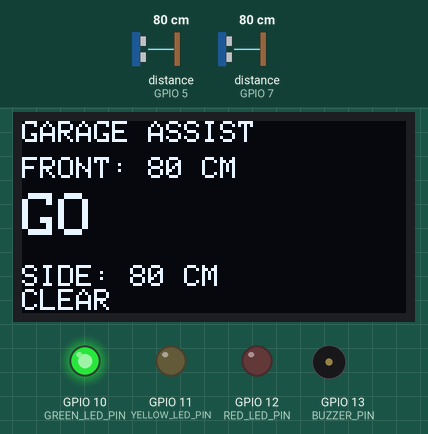
Recording of a program running on a simulated ESP32-S3. Shown: 128×64 one-colour display, output pins drawn as LEDs (lit = HIGH), buzzer (waves = sounding, pin HIGH). Wiring (inferred from the names in the program): 2 × ultrasonic range finder: trigger GPIO 4, echo GPIO 5 / trigger GPIO 6, echo GPIO 7. Inputs (shaded band) come from the test bench; at power-on: distance to the obstacle (sensors on GPIO 5, GPIO 7) 80 cm. The echo pulse lasts 58.3 µs per cm; storage starts empty; pins used as bus, display or sensor lines are not drawn; what the program prints to the serial monitor is not drawn.

Above: at 1.2 s.
1.3 s: distance to the obstacle (sensor on GPIO 5) set to 16 cm
At 2.7 s:
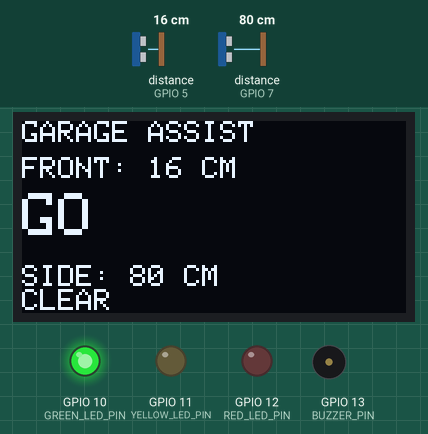
3.2 s: distance to the obstacle (sensor on GPIO 5) set to 12 cm
At 4.7 s:
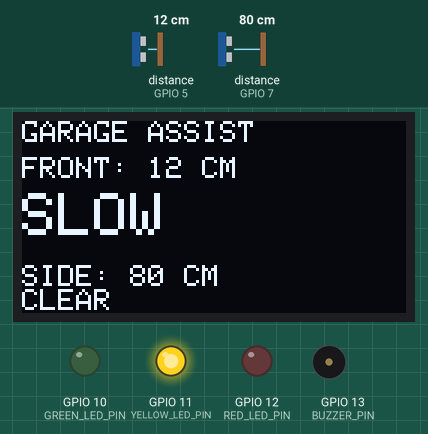
6.2 s: distance to the obstacle (sensor on GPIO 5) set to 6 cm
At 8.05 s:
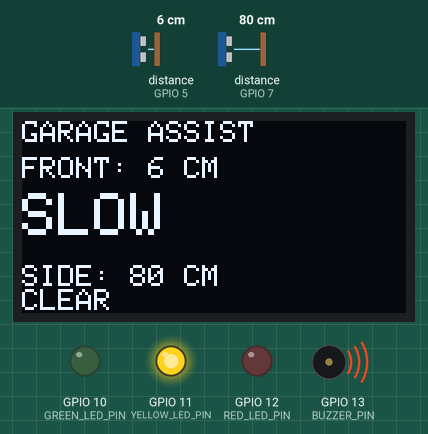
8.5 s: distance to the obstacle (sensor on GPIO 5) set to 3 cm
At 9.17 s:
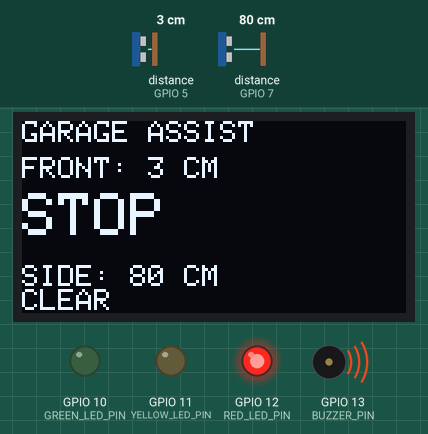
10.9 s: distance to the obstacle (sensor on GPIO 7) set to 4 cm
At 11.78 s:
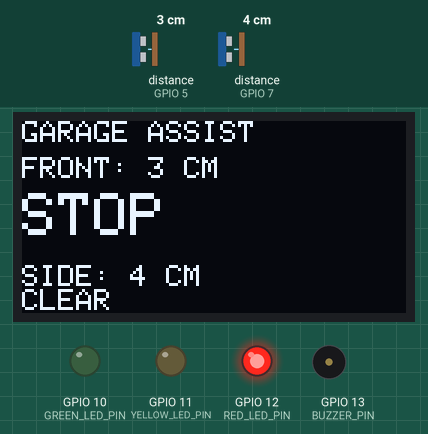
12.9 s: distance to the obstacle (sensor on GPIO 7) set to 2 cm
At 14.41 s:
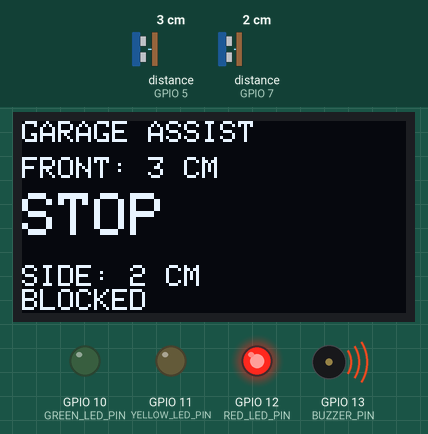
Timing chart, 0 to 16.9 s (numbered marks = the images above; inputs shaded):
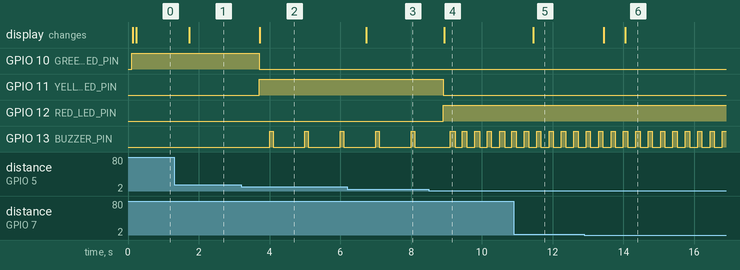

Measured:
- the behaviour switches between 14 and 13 cm on distance to the obstacle (sensor on GPIO 5) (found by bisection; images 1 and 2)
- the behaviour switches between 5 and 4 cm on distance to the obstacle (sensor on GPIO 5) (found by bisection; images 3 and 4)
- the behaviour switches between 3 and 2 cm on distance to the obstacle (sensor on GPIO 7) (found by bisection; images 5 and 6)
- after the input at 1.3 s, the display: changes after 0.43 s (image 1)
- after the input at 3.2 s, GPIO 10 (GREEN_LED_PIN): HIGH → LOW after 0.50 s; GPIO 11 (YELLOW_LED_PIN): LOW → HIGH after 0.50 s; GPIO 13 (BUZZER_PIN): alternates HIGH for 0.10 s and LOW for 0.90 s, starting after 0.80 s; the display: changes after 0.53 s (image 2)
- after the input at 6.2 s, the display: changes after 0.54 s (image 3)
- after the input at 8.5 s, GPIO 11 (YELLOW_LED_PIN): HIGH → LOW after 0.42 s; GPIO 12 (RED_LED_PIN): LOW → HIGH after 0.42 s; GPIO 13 (BUZZER_PIN): alternates HIGH for 0.14 s and LOW for 0.21 s, starting after 0.60 s; the display: changes after 0.44 s (image 4)
- after the input at 10.9 s, the display: changes after 0.55 s (image 5)
- after the input at 12.9 s, the display: first changes after 0.55 s (image 6 shows a later state)

The program:

main.cpp
```cpp
#include <Arduino.h>
#include <WiFi.h>
#include <WebServer.h>
#include <LittleFS.h>
#include <Wire.h>
#include <Adafruit_GFX.h>
#include <Adafruit_SSD1306.h>

constexpr int SCREEN_WIDTH = 128;
constexpr int SCREEN_HEIGHT = 64;

constexpr int OLED_RESET = -1;
constexpr uint8_t OLED_ADDRESS = 0x3C;

Adafruit_SSD1306 display(
    SCREEN_WIDTH,
    SCREEN_HEIGHT,
    &Wire,
    OLED_RESET
);

bool oledAvailable = false;

const char* WIFI_NAME = "GARAGE-ASSIST";
const char* WIFI_PASSWORD = "garage123";

WebServer server(80);

constexpr uint8_t FRONT_TRIGGER_PIN = 4;
constexpr uint8_t FRONT_ECHO_PIN = 5;

constexpr uint8_t SIDE_TRIGGER_PIN = 6;
constexpr uint8_t SIDE_ECHO_PIN = 7;

constexpr uint8_t OLED_SDA_PIN = 8;
constexpr uint8_t OLED_SCL_PIN = 9;

constexpr uint8_t GREEN_LED_PIN = 10;
constexpr uint8_t YELLOW_LED_PIN = 11;
constexpr uint8_t RED_LED_PIN = 12;

constexpr uint8_t BUZZER_PIN = 13;

float frontDistance = -1.0;
float sideDistance = -1.0;

constexpr unsigned long SENSOR_DATA_TIMEOUT_MS =
    1000;

unsigned long lastFrontSuccessTime = 0;
unsigned long lastSideSuccessTime = 0;

constexpr size_t MEASUREMENT_HISTORY_SIZE = 5;

float frontMeasurementHistory[
    MEASUREMENT_HISTORY_SIZE
] = {};

float sideMeasurementHistory[
    MEASUREMENT_HISTORY_SIZE
] = {};

size_t frontMeasurementCount = 0;
size_t sideMeasurementCount = 0;

size_t nextFrontMeasurementIndex = 0;
size_t nextSideMeasurementIndex = 0;

String determineFrontState(float distance)
{
    if (distance < 0.0)
    {
        return "NO_DATA";
    }

    // A modellhez kalibrált határértékek:
    // 0–5 cm: megállás
    // 6–14 cm: lassítás
    // 15 cm felett: szabad út
    if (distance <= 5.0)
    {
        return "STOP";
    }

    if (distance <= 14.0)
    {
        return "SLOW";
    }

    return "GO";
}


String determineSideState(float distance)
{
    static bool blocked = false;
    static unsigned long tooCloseSince = 0;
    static unsigned long clearSince = 0;

    if (distance < 0.0)
    {
        tooCloseSince = 0;
        clearSince = 0;
        return "NO_DATA";
    }

    // Üres garázs: biztosan szabad.
    if (distance >= 10.0)
    {
        blocked = false;
        tooCloseSince = 0;
        clearSince = 0;
    }
    // Csak akkor legyen BLOCKED, ha legalább
    // 0,6 másodpercig folyamatosan túl közel van.
    else if (distance <= 3.0)
    {
        clearSince = 0;

        if (tooCloseSince == 0)
        {
            tooCloseSince = millis();
        }

        if (millis() - tooCloseSince >= 600)
        {
            blocked = true;
        }
    }
    // A középen álló autó normális oldaltávolsága.
    // Stabil mérés után visszaáll CLEAR állapotba.
    else if (distance >= 3.5 && distance <= 4.8)
    {
        tooCloseSince = 0;

        if (clearSince == 0)
        {
            clearSince = millis();
        }

        if (millis() - clearSince >= 800)
        {
            blocked = false;
        }
    }
    // Az 5–6 cm-es téves közeli mérés ne oldja fel
    // a már aktív BLOCKED állapotot.
    else
    {
        tooCloseSince = 0;
        clearSince = 0;
    }

    return blocked ? "BLOCKED" : "CLEAR";
}

float measureDistanceCm(
    uint8_t triggerPin,
    uint8_t echoPin
)
{
    digitalWrite(triggerPin, LOW);
    delayMicroseconds(2);

    digitalWrite(triggerPin, HIGH);
    delayMicroseconds(10);

    digitalWrite(triggerPin, LOW);

    unsigned long echoTime =
        pulseIn(
            echoPin,
            HIGH,
            15000UL
        );

    if (echoTime == 0)
    {
        return -1.0;
    }

    return echoTime * 0.0343 / 2.0;
}

void addMeasurement(
    float measurement,
    float history[],
    size_t& measurementCount,
    size_t& nextMeasurementIndex
)
{
    history[nextMeasurementIndex] =
        measurement;

    nextMeasurementIndex =
        (
            nextMeasurementIndex + 1
        )
        % MEASUREMENT_HISTORY_SIZE;

    if (
        measurementCount
        < MEASUREMENT_HISTORY_SIZE
    )
    {
        measurementCount++;
    }
}


float calculateMedian(
    const float history[],
    size_t measurementCount
)
{
    if (measurementCount == 0)
    {
        return -1.0;
    }

    float sortedMeasurements[
        MEASUREMENT_HISTORY_SIZE
    ];

    for (
        size_t index = 0;
        index < measurementCount;
        index++
    )
    {
        sortedMeasurements[index] =
            history[index];
    }

    for (
        size_t firstIndex = 0;
        firstIndex < measurementCount;
        firstIndex++
    )
    {
        for (
            size_t secondIndex =
                firstIndex + 1;
            secondIndex < measurementCount;
            secondIndex++
        )
        {
            if (
                sortedMeasurements[secondIndex]
                < sortedMeasurements[firstIndex]
            )
            {
                float temporaryValue =
                    sortedMeasurements[firstIndex];

                sortedMeasurements[firstIndex] =
                    sortedMeasurements[secondIndex];

                sortedMeasurements[secondIndex] =
                    temporaryValue;
            }
        }
    }

    size_t middleIndex =
        measurementCount / 2;

    if (measurementCount % 2 == 1)
    {
        return sortedMeasurements[
            middleIndex
        ];
    }

    return (
        sortedMeasurements[middleIndex - 1]
        + sortedMeasurements[middleIndex]
    ) / 2.0;
}

void updateTrafficLight()
{
    const String frontState =
        determineFrontState(frontDistance);

    digitalWrite(
        RED_LED_PIN,
        frontState == "STOP" ? HIGH : LOW
    );

    digitalWrite(
        YELLOW_LED_PIN,
        frontState == "SLOW" ? HIGH : LOW
    );

    digitalWrite(
        GREEN_LED_PIN,
        frontState == "GO" ? HIGH : LOW
    );
}

void updateBuzzer()
{
    if (frontDistance < 0.0 || frontDistance > 14.0)
    {
        digitalWrite(BUZZER_PIN, LOW);
        return;
    }

    const unsigned long currentTime = millis();
    unsigned long cycleLength;
    unsigned long beepLength;

    if (frontDistance <= 5.0)
    {
        // STOP: gyors, de rövid pittyenések.
        cycleLength = 350;
        beepLength = 120;
    }
    else
    {
        // SLOW: másodpercenként egy rövid pittyenés.
        cycleLength = 1000;
        beepLength = 100;
    }

    const bool buzzerIsOn =
        (currentTime % cycleLength) < beepLength;

    digitalWrite(
        BUZZER_PIN,
        buzzerIsOn ? HIGH : LOW
    );
}

void updateOledDisplay()
{
    if (!oledAvailable)
    {
        return;
    }

    String parkingState =
        determineFrontState(frontDistance);

    String sideState =
        determineSideState(sideDistance);

    display.clearDisplay();
    display.setTextColor(SSD1306_WHITE);

    display.setTextSize(1);
    display.setCursor(0, 0);
    display.println("GARAGE ASSIST");

    display.setCursor(0, 12);
    display.print("FRONT: ");

    if (frontDistance < 0.0)
    {
        display.println("--");
    }
    else
    {
        display.print(frontDistance, 0);
        display.println(" CM");
    }

    display.setTextSize(2);
    display.setCursor(0, 24);

    if (parkingState == "NO_DATA")
    {
        display.println("NO DATA");
    }
    else
    {
        display.println(parkingState);
    }

    display.setTextSize(1);
    display.setCursor(0, 48);
    display.print("SIDE: ");

    if (sideDistance < 0.0)
    {
        display.println("--");
    }
    else
    {
        display.print(sideDistance, 0);
        display.println(" CM");
    }

    display.setCursor(0, 56);

    if (sideState == "NO_DATA")
    {
        display.println("NO DATA");
    }
    else
    {
        display.println(sideState);
    }

    display.display();
}

void setup()
{
    Serial.begin(115200);

    pinMode(FRONT_TRIGGER_PIN, OUTPUT);
    pinMode(FRONT_ECHO_PIN, INPUT);

    pinMode(SIDE_TRIGGER_PIN, OUTPUT);
    pinMode(SIDE_ECHO_PIN, INPUT);

    pinMode(GREEN_LED_PIN, OUTPUT);
    pinMode(YELLOW_LED_PIN, OUTPUT);
    pinMode(RED_LED_PIN, OUTPUT);

    pinMode(BUZZER_PIN, OUTPUT);

    digitalWrite(FRONT_TRIGGER_PIN, LOW);
    digitalWrite(SIDE_TRIGGER_PIN, LOW);

    digitalWrite(GREEN_LED_PIN, LOW);
    digitalWrite(YELLOW_LED_PIN, LOW);
    digitalWrite(RED_LED_PIN, LOW);

    digitalWrite(BUZZER_PIN, LOW);

    Wire.begin(
    OLED_SDA_PIN,
    OLED_SCL_PIN
);

Wire.beginTransmission(
    OLED_ADDRESS
);

bool oledResponds =
    Wire.endTransmission() == 0;

oledAvailable =
    oledResponds
    && display.begin(
        SSD1306_SWITCHCAPVCC,
        OLED_ADDRESS
    );

if (oledAvailable)
{
    display.clearDisplay();
    display.setTextColor(SSD1306_WHITE);
    display.setTextSize(1);
    display.setCursor(0, 0);

    display.println("GARAGE ASSIST");
    display.println("Starting...");

    display.display();
}
else
{
    Serial.println(
        "Hiba: az OLED nem indult el."
    );
}

    if (!LittleFS.begin(true))
    {
        Serial.println("Hiba: a fajlrendszer nem indult el.");
        return;
    }

    WiFi.mode(WIFI_AP);
    WiFi.softAP(WIFI_NAME, WIFI_PASSWORD);

    Serial.println();
    Serial.println("GARAGE-ASSIST elindult.");
    Serial.print("Wi-Fi halozat: ");
    Serial.println(WIFI_NAME);
    Serial.print("Webcim: http://");
    Serial.println(WiFi.softAPIP());

    server.on("/api/status", HTTP_GET, []()
{
    String parkingState =
        determineFrontState(frontDistance);

    String sideState =
        determineSideState(sideDistance);

    String json = "{";

    json += "\"frontDistance\":";
    json += String(frontDistance, 0);
    json += ",";

    json += "\"sideDistance\":";
    json += String(sideDistance, 0);
    json += ",";

    json += "\"parkingState\":\"";
    json += parkingState;
    json += "\",";

    json += "\"sideState\":\"";
    json += sideState;
    json += "\"";

    json += "}";

    server.send(
        200,
        "application/json",
        json
    );
});

    server.on("/", HTTP_GET, []()
{
    if (!LittleFS.exists("/index.html"))
    {
        server.send(
            500,
            "text/plain",
            "Hiba: az index.html nincs feltoltve."
        );

        return;
    }

    File file =
        LittleFS.open(
            "/index.html",
            "r"
        );

    if (!file)
    {
        server.send(
            500,
            "text/plain",
            "Hiba: az index.html nem nyithato meg."
        );

        return;
    }

    server.streamFile(
        file,
        "text/html"
    );

    file.close();
});

    server.serveStatic("/", LittleFS, "/");

    server.begin();
    Serial.println("A webszerver elindult.");
}

void loop()
{
    server.handleClient();
    updateBuzzer();

    static unsigned long previousMeasurementTime = 0;
    static bool measureFrontNext = true;

    unsigned long currentTime =
        millis();

    if (
        currentTime - previousMeasurementTime
        >= 100
    )
    {
        previousMeasurementTime =
            currentTime;

        if (measureFrontNext)
        {
            float measuredFrontDistance =
                measureDistanceCm(
                    FRONT_TRIGGER_PIN,
                    FRONT_ECHO_PIN
                );

            if (measuredFrontDistance > 0)
            {
                addMeasurement(
                    measuredFrontDistance,
                    frontMeasurementHistory,
                    frontMeasurementCount,
                    nextFrontMeasurementIndex
                );

                frontDistance =
                    calculateMedian(
                        frontMeasurementHistory,
                        frontMeasurementCount
                    );

                lastFrontSuccessTime =
                    millis();
            }
            else if (
                millis() - lastFrontSuccessTime
                >= SENSOR_DATA_TIMEOUT_MS
            )
            {
                frontDistance = -1.0;
                frontMeasurementCount = 0;
                nextFrontMeasurementIndex = 0;
            }
        }
        else
        {
            float measuredSideDistance =
                measureDistanceCm(
                    SIDE_TRIGGER_PIN,
                    SIDE_ECHO_PIN
                );

            if (measuredSideDistance > 0)
{
    addMeasurement(
        measuredSideDistance,
        sideMeasurementHistory,
        sideMeasurementCount,
        nextSideMeasurementIndex
    );

    sideDistance =
        calculateMedian(
            sideMeasurementHistory,
            sideMeasurementCount
        );

    lastSideSuccessTime =
        millis();
}
else if (
    millis() - lastSideSuccessTime
    >= SENSOR_DATA_TIMEOUT_MS
)
{
    sideDistance = -1.0;
    sideMeasurementCount = 0;
    nextSideMeasurementIndex = 0;
}
        }

        measureFrontNext =
            !measureFrontNext;

        updateTrafficLight();
        updateOledDisplay();
    }
    updateBuzzer();
}
```
